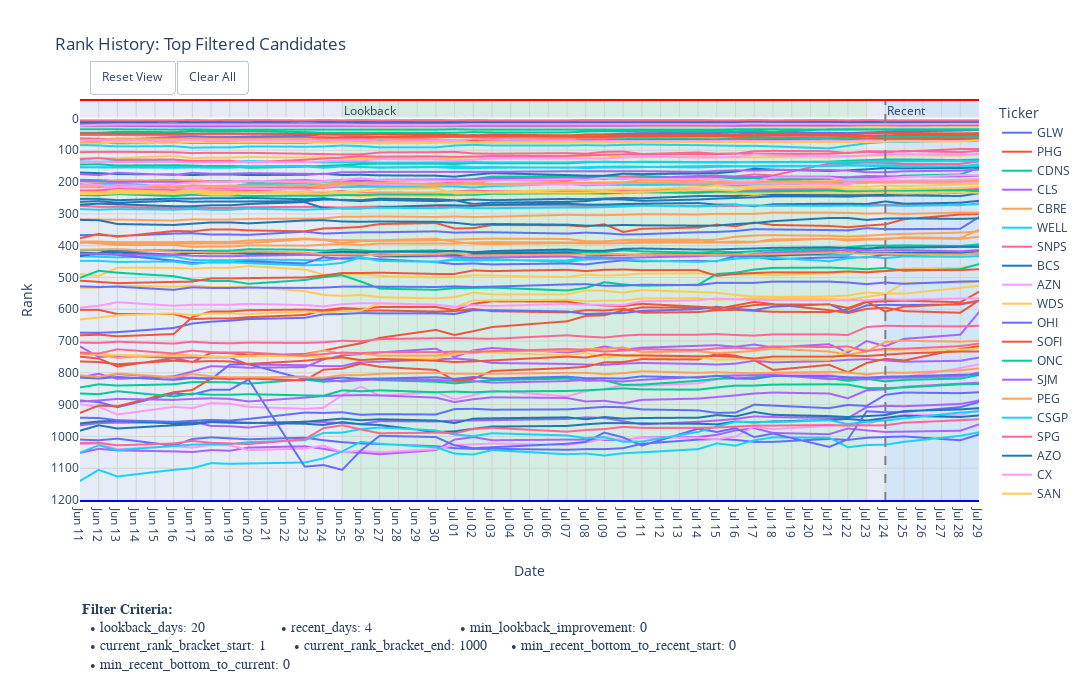

The notebook cell this image was saved under:
### Markdown cell above
### Step 6: Visualize Top Candidates

Plot the rank history for the top candidates to visually verify their performance and trends.

### Code cell
print("--- Step 6: Plotting rank history for top candidates ---")

if tickers_to_plot:
    plot_days = PERIOD_PARAMS['lookback_days'] + PERIOD_PARAMS['recent_days'] + 10
    # Combine both dictionaries for complete context in the plot's annotation
    full_criteria_for_plot = {**PERIOD_PARAMS, **METRIC_FILTERS}
    
    plotting_utils.plot_rank_with_criteria(
        df_rank_history=df_rank_history.iloc[:, -plot_days:],
        ticker_list=tickers_to_plot,
        title_suffix="Top Filtered Candidates",
        filter_criteria=full_criteria_for_plot, # Pass the combined dict
        width=1150,
        height=700,
    )
else:
    print("No candidates found to plot.")
